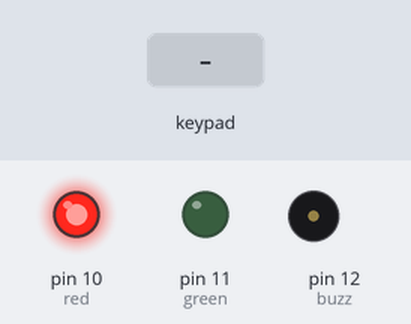
Simulated run of this sketch. Board: Arduino Uno, built with avr-gcc and run on an emulated ATmega328P. On the bench: output pins drawn as LEDs (lit = HIGH), buzzer (waves = sounding). The inputs (shaded band) are chosen by the test bench. What the sketch prints to the serial monitor is not drawn.

Above: at 1.2 s.
1.3 s: keypad keys 6 5 5 6 pressed 0.4 s apart
At 4.9 s:
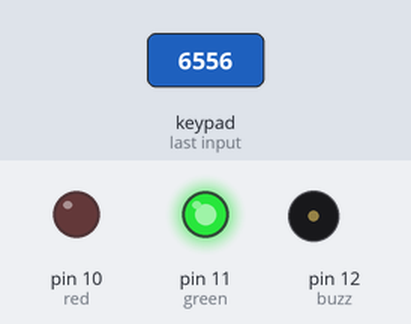
5.9 s: keypad keys 9 8 7 6 pressed 0.4 s apart
At 9.2 s:
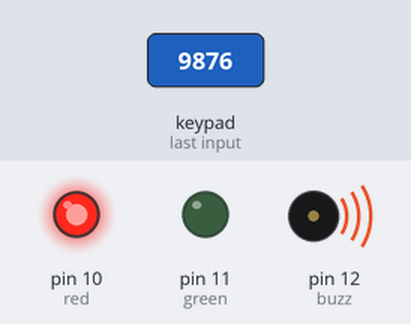
10.5 s: keypad keys 6 5 5 6 # pressed 0.4 s apart
At 13.25 s:
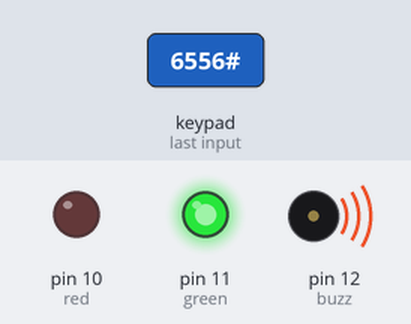
Timing chart, 0 to 16.3 s (numbered marks = the images above; inputs shaded):
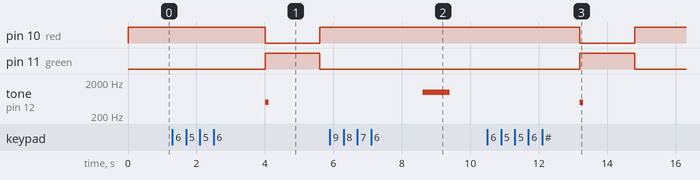

The sketch:

password_protected_security_system_1.ino
```cpp
#include <Keypad.h>

#define red 10
#define green 11
#define buzz 12

const byte ROW = 4;
const byte COL = 4;

// Define the keymap
char numpad [ROW][COL] = {
  {'1', '2', '3', 'A'},
  {'4', '5', '6', 'B'},
  {'7', '8', '9', 'C'},
  {'*', '0', '#', 'D'}
};

// define row and col pins
byte rowPin[ROW] = { 9, 8, 7,6};
byte colPin[COL] = {5, 4, 3,2};

// Define the password
const String password = "6556";
String vstup = "";

// Create the Keypad
Keypad cKeypad = Keypad(makeKeymap(numpad), rowPin, colPin, ROW, COL);

void setup()
{
  pinMode(red, OUTPUT);
  pinMode(green, OUTPUT);
  pinMode(buzz, OUTPUT);
  digitalWrite(red,HIGH);
  Serial.begin(9600);
  Serial.print("Enter Passcode: ");
}

void loop()
{
  char cKey = cKeypad.getKey();

  if(cKey){
    if(vstup.length() < 4) {
      Serial.print("*");
      vstup +=cKey;
    }
  }
  if (vstup.length() == 4) {
    delay(1500);
    if(password == vstup){
      Serial.println("\nEnter");
      digitalWrite(red, LOW);
      digitalWrite(green, HIGH);
      tone(buzz, 500);
      delay(100);
      noTone(buzz);
    } else {
      Serial.println("\nWrong Passcode");
      digitalWrite(red, HIGH);
      digitalWrite(green, LOW);
      tone(buzz, 1000);
      delay(800);
      noTone(buzz);
    }
    delay(1500);

    vstup = "";
    Serial.println("Enter Passcode:");
    digitalWrite(red, HIGH);
    digitalWrite(green, LOW);
  }
}
```

Measured:
- after the input at 1.3 s, pin 10 (red): HIGH → LOW after 2.7 s, → HIGH 1.6 s later; pin 11 (green): LOW → HIGH after 2.7 s, → LOW 1.6 s later; tone on pin 12 (buzz): silent → 500 Hz after 2.7 s, → silent 0.10 s later
- after the input at 5.9 s, tone on pin 12 (buzz): silent → 1000 Hz after 2.7 s, → silent 0.80 s later
- after the input at 10.5 s, pin 10 (red): HIGH → LOW after 2.7 s, → HIGH 1.6 s later; pin 11 (green): LOW → HIGH after 2.7 s, → LOW 1.6 s later; tone on pin 12 (buzz): silent → 500 Hz after 2.7 s, → silent 0.10 s later
